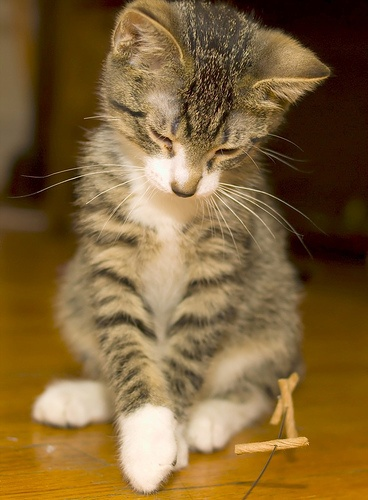
#> input picture images/cat.jpg, 368 x 500 px, found by its file name
$ python OpencvDemo009.py
#> lines starting #> are read from the running program, lines starting #| are printed output that depends on the picture; after the words box and inside, x2 and y2 are one past the last pixel; in counts of white or black regions, pixels touching at a corner belong together
#!/usr/bin/env python3
#coding = utf-8

import logging
import cv2 as cv

# 图像色彩空间转换
def OpencvDemo009():
    logging.basicConfig(level=logging.DEBUG)

    src = cv.imread("images/cat.jpg")
#> src is the input picture: shape (500, 368, 3); mean B, G, R 55.5, 99.4, 128.6
    if src is None:
        logging.error("could not load an image!")
        return cv.Error.StsError
    cv.namedWindow("bgr", cv.WINDOW_AUTOSIZE)
    cv.imshow("bgr", src)

    # BGR to HSV
    hsv = cv.cvtColor(src, cv.COLOR_BGR2HSV)
#> hsv: shape (500, 368, 3); mean H, S, V 18.1, 166.3, 128.6
    cv.imshow("hsv", hsv)

    # BGR to YUV
    yuv = cv.cvtColor(src, cv.COLOR_BGR2YUV)
#> yuv: shape (500, 368, 3); mean of channels 0, 1, 2 103.1, 104.6, 150.4
    cv.imshow("yuv", yuv)

    # BGR to YCrCb
    ycrcb = cv.cvtColor(src, cv.COLOR_BGR2YCrCb)
#> ycrcb: shape (500, 368, 3); mean of channels 0, 1, 2 103.1, 146.2, 101.1
    cv.imshow("ycrcb", ycrcb)

    src2 = cv.imread("images/greenback.png")
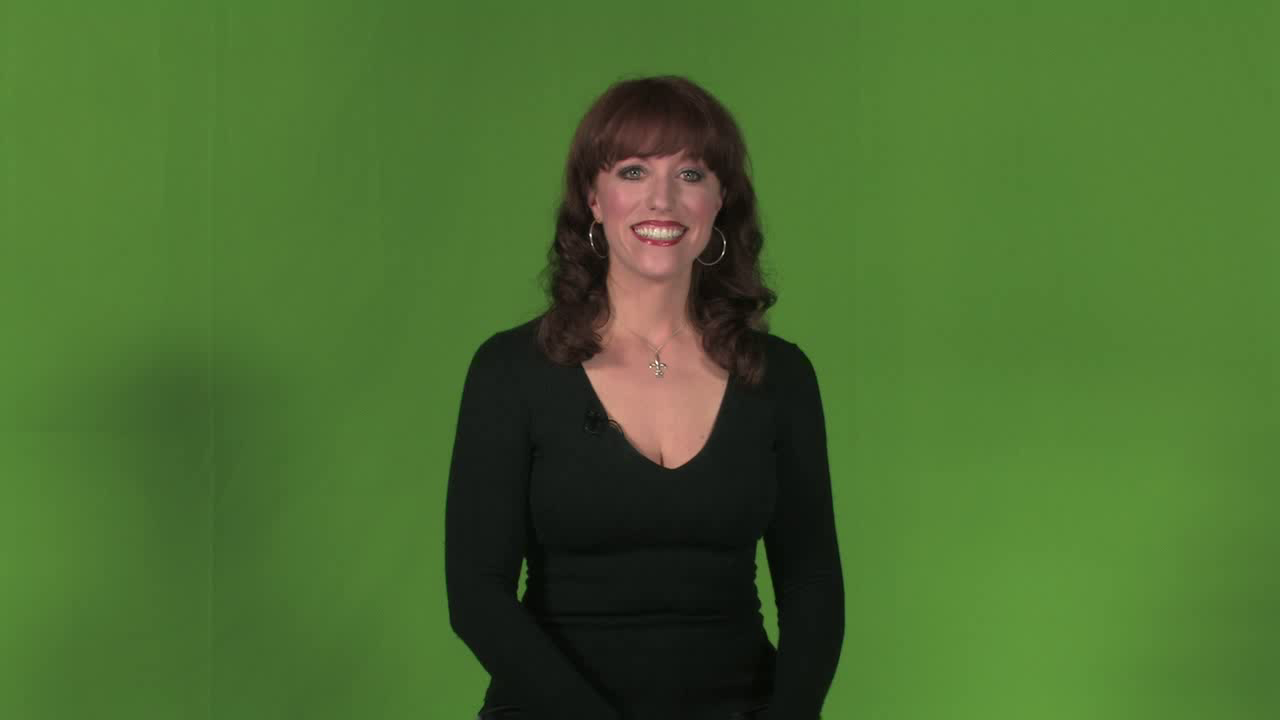
#> input picture images/greenback.png, 1280 x 720 px, found by its file name
#> src2 is the input picture: shape (720, 1280, 3); mean B, G, R 47.7, 108, 73.5
    if src2 is None:
        logging.error("could not load an image!")
        return cv.Error.StsError
    cv.imshow("src2", src2)

    hsv = cv.cvtColor(src2, cv.COLOR_BGR2HSV)
#> hsv: shape (720, 1280, 3); mean H, S, V 47.7, 135.3, 110.1
    mask = cv.inRange(hsv, (35, 43, 46), (77, 255, 255))
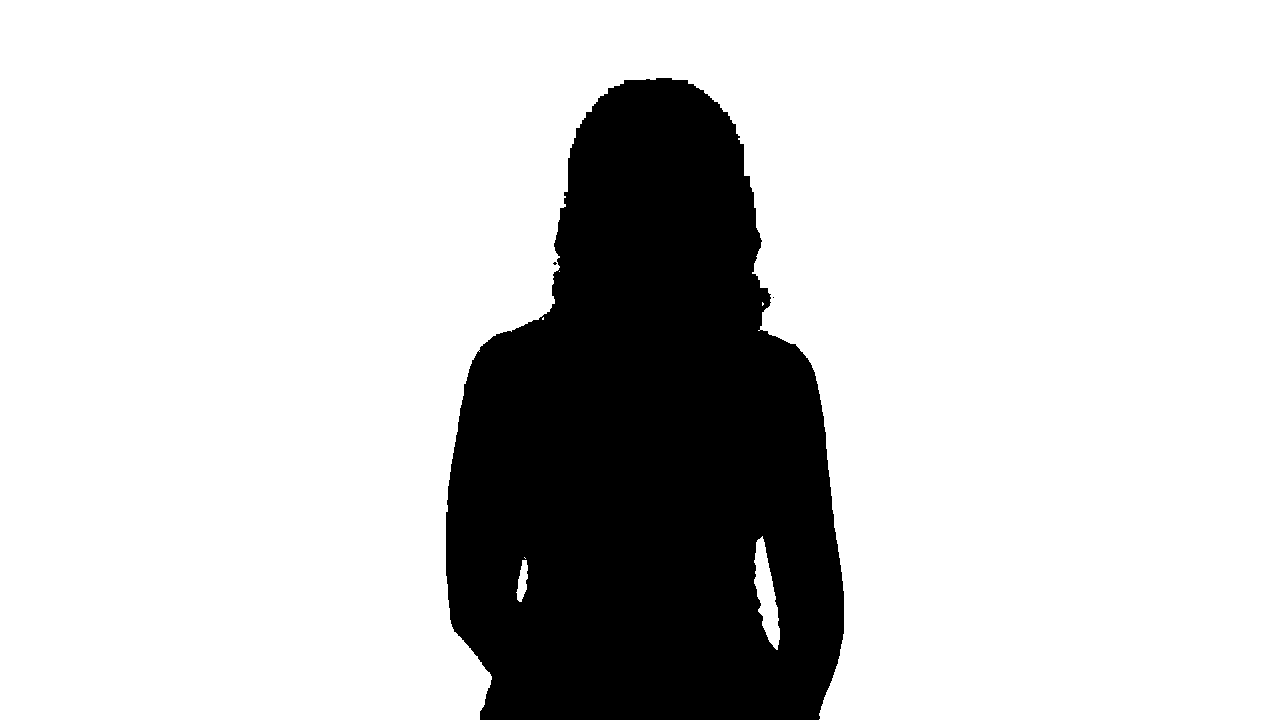
#> mask: shape (720, 1280); 79.8% white; 3 black regions (2 under 20 px), largest, box (x1, y1, x2, y2) and area: (446, 78, 844, 720) 186389
    cv.imshow("mask", mask)

    cv.waitKey(0)

    cv.destroyAllWindows()

    return cv.Error.StsOk

if __name__ == "__main__":
    OpencvDemo009()

# end of file
